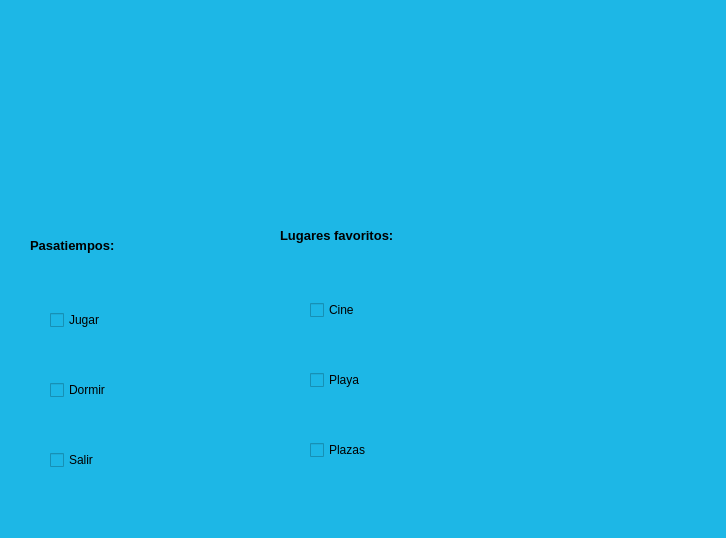
<?xml version="1.0" encoding="UTF-8"?>
<ui version="4.0">
 <class>MainWindow</class>
 <widget class="QMainWindow" name="MainWindow">
  <property name="geometry">
   <rect>
    <x>0</x>
    <y>0</y>
    <width>726</width>
    <height>538</height>
   </rect>
  </property>
  <property name="windowTitle">
   <string>MainWindow</string>
  </property>
  <property name="styleSheet">
   <string notr="true">
background-color: rgb(29, 183, 230);</string>
  </property>
  <widget class="QWidget" name="centralwidget">
   <widget class="QLabel" name="imagen">
    <property name="geometry">
     <rect>
      <x>10</x>
      <y>20</y>
      <width>151</width>
      <height>131</height>
     </rect>
    </property>
    <property name="styleSheet">
     <string notr="true"/>
    </property>
    <property name="text">
     <string/>
    </property>
    <property name="pixmap">
     <pixmap resource="../Archivos/Recursos.qrc">:/ejercicios/FIT_logo_vertical.png</pixmap>
    </property>
    <property name="scaledContents">
     <bool>true</bool>
    </property>
   </widget>
   <widget class="QLabel" name="label">
    <property name="geometry">
     <rect>
      <x>30</x>
      <y>230</y>
      <width>241</width>
      <height>31</height>
     </rect>
    </property>
    <property name="font">
     <font>
      <pointsize>10</pointsize>
      <weight>75</weight>
      <bold>true</bold>
     </font>
    </property>
    <property name="text">
     <string>Pasatiempos:</string>
    </property>
   </widget>
   <widget class="QLabel" name="imagen_2">
    <property name="geometry">
     <rect>
      <x>280</x>
      <y>30</y>
      <width>201</width>
      <height>111</height>
     </rect>
    </property>
    <property name="styleSheet">
     <string notr="true"/>
    </property>
    <property name="text">
     <string/>
    </property>
    <property name="pixmap">
     <pixmap resource="../Archivos/Recursos.qrc">:/ejercicios/log_uat_nuevo.png</pixmap>
    </property>
    <property name="scaledContents">
     <bool>true</bool>
    </property>
   </widget>
   <widget class="QLabel" name="label_7">
    <property name="geometry">
     <rect>
      <x>480</x>
      <y>290</y>
      <width>231</width>
      <height>191</height>
     </rect>
    </property>
    <property name="text">
     <string/>
    </property>
    <property name="pixmap">
     <pixmap resource="../Archivos/Recursos.qrc">:/ejercicios/wero.jpg</pixmap>
    </property>
    <property name="scaledContents">
     <bool>true</bool>
    </property>
   </widget>
   <widget class="QLabel" name="label_9">
    <property name="geometry">
     <rect>
      <x>280</x>
      <y>220</y>
      <width>241</width>
      <height>31</height>
     </rect>
    </property>
    <property name="font">
     <font>
      <pointsize>10</pointsize>
      <weight>75</weight>
      <bold>true</bold>
     </font>
    </property>
    <property name="text">
     <string>Lugares favoritos:</string>
    </property>
   </widget>
   <widget class="QCheckBox" name="cb_Jugar">
    <property name="geometry">
     <rect>
      <x>50</x>
      <y>310</y>
      <width>81</width>
      <height>20</height>
     </rect>
    </property>
    <property name="text">
     <string>Jugar</string>
    </property>
   </widget>
   <widget class="QCheckBox" name="cb_Dormir">
    <property name="geometry">
     <rect>
      <x>50</x>
      <y>380</y>
      <width>81</width>
      <height>20</height>
     </rect>
    </property>
    <property name="text">
     <string>Dormir</string>
    </property>
   </widget>
   <widget class="QCheckBox" name="cb_Salir">
    <property name="geometry">
     <rect>
      <x>50</x>
      <y>450</y>
      <width>81</width>
      <height>20</height>
     </rect>
    </property>
    <property name="text">
     <string>Salir</string>
    </property>
   </widget>
   <widget class="QCheckBox" name="cb_Playa">
    <property name="geometry">
     <rect>
      <x>310</x>
      <y>370</y>
      <width>81</width>
      <height>20</height>
     </rect>
    </property>
    <property name="toolTipDuration">
     <number>-1</number>
    </property>
    <property name="text">
     <string>Playa</string>
    </property>
   </widget>
   <widget class="QCheckBox" name="cb_Cine">
    <property name="geometry">
     <rect>
      <x>310</x>
      <y>300</y>
      <width>81</width>
      <height>20</height>
     </rect>
    </property>
    <property name="text">
     <string>Cine</string>
    </property>
   </widget>
   <widget class="QCheckBox" name="cb_Plazas">
    <property name="geometry">
     <rect>
      <x>310</x>
      <y>440</y>
      <width>81</width>
      <height>20</height>
     </rect>
    </property>
    <property name="text">
     <string>Plazas</string>
    </property>
   </widget>
  </widget>
  <widget class="QMenuBar" name="menubar">
   <property name="geometry">
    <rect>
     <x>0</x>
     <y>0</y>
     <width>726</width>
     <height>26</height>
    </rect>
   </property>
  </widget>
  <widget class="QStatusBar" name="statusbar"/>
 </widget>
 <resources>
  <include location="../Archivos/Recursos.qrc"/>
 </resources>
 <connections/>
</ui>
